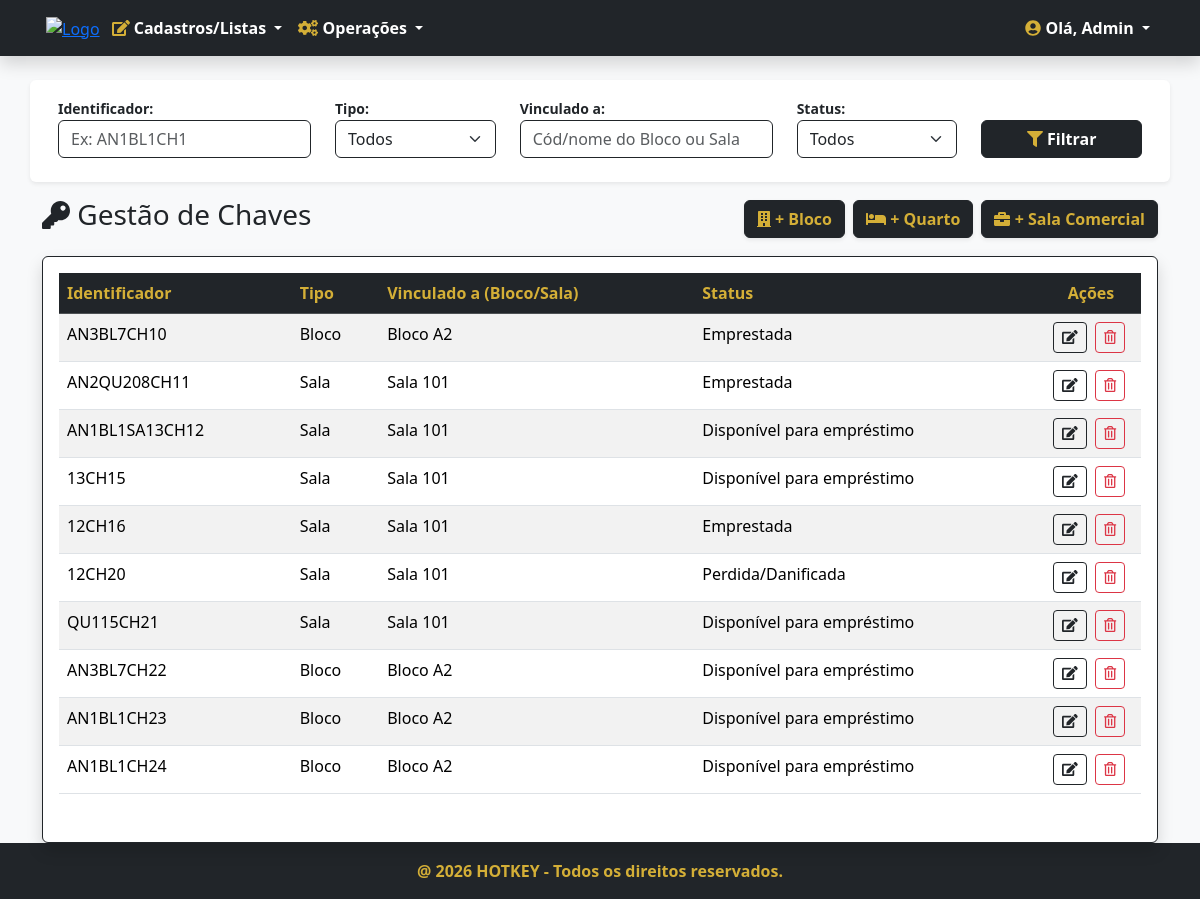
Page /chaves/ (signed in) on the earlier database version.
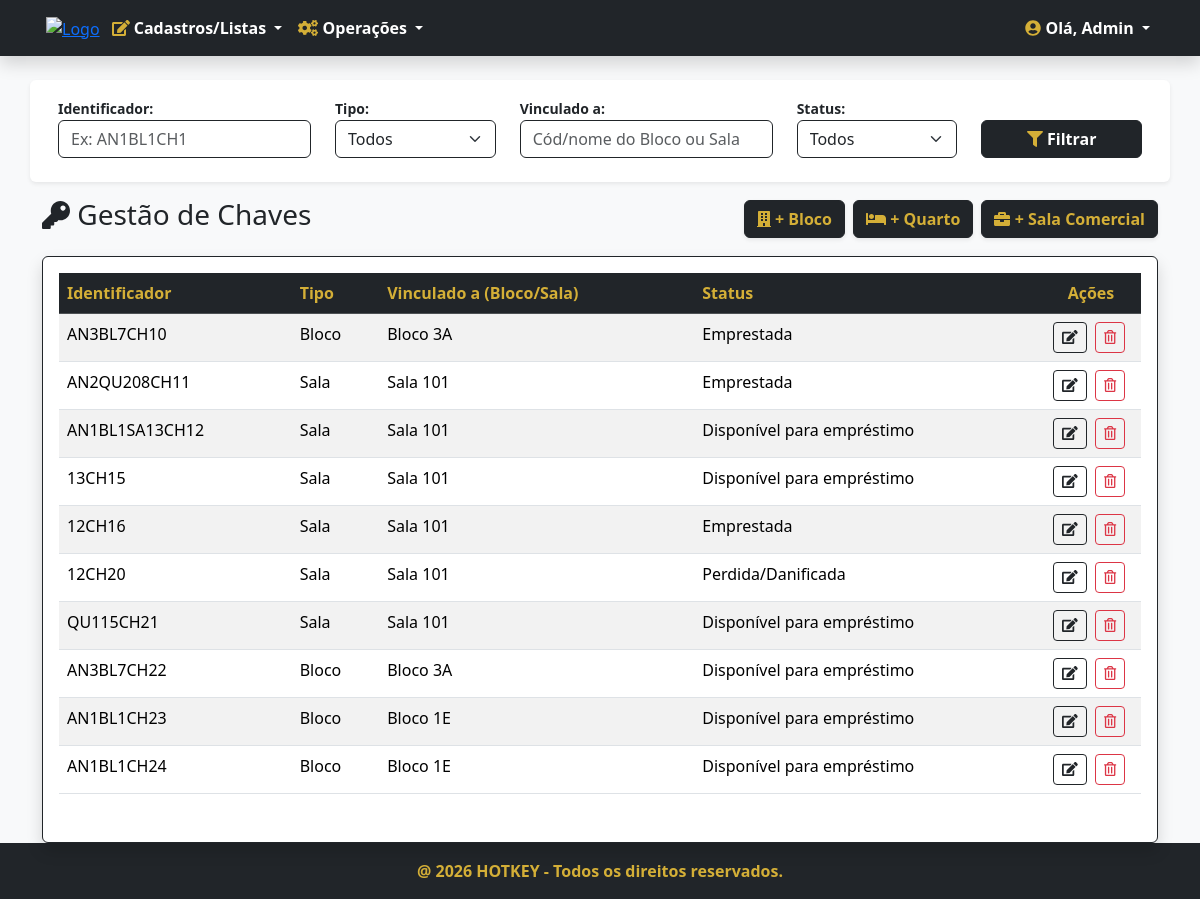
Same page on the later database version.
### chaves/models.py (models this page shows, shortened)
class Chave(models.Model):
    STATUS_CHOICES = [
        ('DISPONÍVEL', 'Disponível para empréstimo'),
        ('EMPRESTADA', 'Emprestada'),
        ('EXTRAVIADA', 'Perdida/Danificada'),
    ]
    TIPO_CHOICES = [
        ('BLOCO','Bloco'),
        ('SALA','Sala')
    ]
    codigo = models.CharField('Identificador', max_length=100)
    tipo = models.CharField('Tipo', max_length=50, choices=TIPO_CHOICES, default='BLOCO')
    status = models.CharField('Status', max_length=50, choices=STATUS_CHOICES, default='DISPONÍVEL')
    bloco = models.ForeignKey('blocos.Bloco', on_delete=models.PROTECT, null=True, blank=True)
    sala = models.ForeignKey('salas.Sala', on_delete=models.PROTECT, null=True, blank=True)
    class Meta:
        verbose_name = 'Chave'
        verbose_name_plural = 'Chaves'

### blocos/models.py (models this page shows, shortened)
class Bloco(models.Model):
    ANDAR_CHOICES = [
        ('1', 'Primeiro Andar'),
        ('2', 'Segundo Andar'),
        ('3', 'Terceiro Andar'),
        ('4', 'Quarto Andar'),
        ('5', 'Quinto Andar'),
        ('6', 'Sexto Andar'),
        ('7', 'Setimo Andar'),
        ('8', 'Oitavo Andar'),
    ]
    codigo = models.CharField('Codigo',max_length=100, unique=True, help_text='Identificador do bloco')
    nome = models.CharField('Nome',max_length=100, help_text='Nome do bloco')
    andar = models.CharField('Andar',max_length=100, choices=ANDAR_CHOICES, help_text='Andar do bloco',default='1')
    quantidade = models.IntegerField('Quantidade',validators=[MinValueValidator(0), MaxValueValidator(15)],help_text='Quantidade de salas do bloco(Máx: 15)')
    class Meta:
        verbose_name = 'Bloco'
        verbose_name_plural = 'Blocos'

### chaves/views.py (the view, shortened to what this page needs)
# urls.py: path('', ChaveListView.as_view(), name='chaves'),
class ChaveListView(PermissionRequiredMixin,ListView):
    permission_required = 'chaves.view_chave'
    permission_denied_message = 'Visualizar chave'
    model = Chave
    template_name = 'chaves.html'
    def get_queryset(self):
        qs = super(ChaveListView, self).get_queryset()
        codigo = self.request.GET.get('codigo')
        tipo = self.request.GET.get('tipo')
        vinculo = self.request.GET.get('vinculo')
        status = self.request.GET.get('status')
        if codigo:
            qs = qs.filter(codigo__icontains=codigo)
        if tipo:
            qs = qs.filter(tipo=tipo)
        if status:
            qs = qs.filter(status=status)
        if qs.count() > 0:
            paginator = Paginator(qs, 10)
            listagem = paginator.get_page(self.request.GET.get('page'))
            return listagem
        else:
            return messages.info(self.request, 'Nenhuma chave encontrada com estes filtros!')

### chaves/templates/chaves.html (shortened to what the changed rows need)
{% extends 'index.html' %}
{% load django_bootstrap5 %}
{% block content %}
<section class="section mt-4">
    <div class="container">
        {% if object_list %}
        <div class="card shadow border-dark">
            <div class="card-body">
                <div class="table-responsive">
                    <table class="table table-hover table-striped">
                        <thead class="table-dark">
                            <tr>
                                <th class="text-gold">Identificador</th>
                                <th class="text-gold">Tipo</th>
                                <th class="text-gold">Vinculado a (Bloco/Sala)</th>
                                <th class="text-gold">Status</th>
                                <th style="width: 100px; text-align: center" class="text-gold">Ações</th>
                            </tr>
                        </thead>
                        <tbody>
                            {% for chave in object_list %}
                            <tr>
                                <td>{{ chave.codigo }}</td>
                                <td>{{ chave.get_tipo_display }}</td>
                                <td>
                                    {% if chave.bloco %}
                                        {{ chave.bloco.nome }}
                                    {% elif chave.sala %}
                                        {{ chave.sala.nome }}
                                    {% else %}
                                        <span class="text-muted">---</span>
                                    {% endif %}
                                </td>
                                <td>{{ chave.get_status_display }}</td>
                                <td style="text-align: center">
                                   {% if chave.bloco %}
                                        <a href="{% url 'chave_bloco_editar' chave.pk %}" class="btn btn-sm btn-outline-dark me-1" title="Editar">
                                            <i class="fas fa-edit"></i>
                                        </a>
                                    {% endif %}
                                    <a href="{% url 'chave_apagar' chave.pk %}" class="btn btn-sm btn-outline-danger me-1" title="Excluir">
                                        <i class="far fa-trash-alt"></i>
                                    </a>
                                </td>
                            </tr>
                            {% endfor %}
                        </tbody>
                    </table>
                </div>
            </div>
        </div>
        {% else %}
        <div class="alert alert-warning border-dark text-dark mt-4">
            <h5 class="m-0"><i class="fas fa-exclamation-triangle text-gold"></i> Não existem chaves cadastradas!</h5>
        </div>
        {% endif %}
    </div>
</section>
{% endblock %}

Differences in the rows shown:
changed through a linked row, Chave "AN3BL7CH10": bloco.nome "Bloco A2" → "Bloco 3A"
changed through a linked row, Chave "AN3BL7CH22": bloco.nome "Bloco A2" → "Bloco 3A"
changed through a linked row, Chave "AN1BL1CH23": bloco.nome "Bloco A2" → "Bloco 1E"
changed through a linked row, Chave "AN1BL1CH24": bloco.nome "Bloco A2" → "Bloco 1E"
